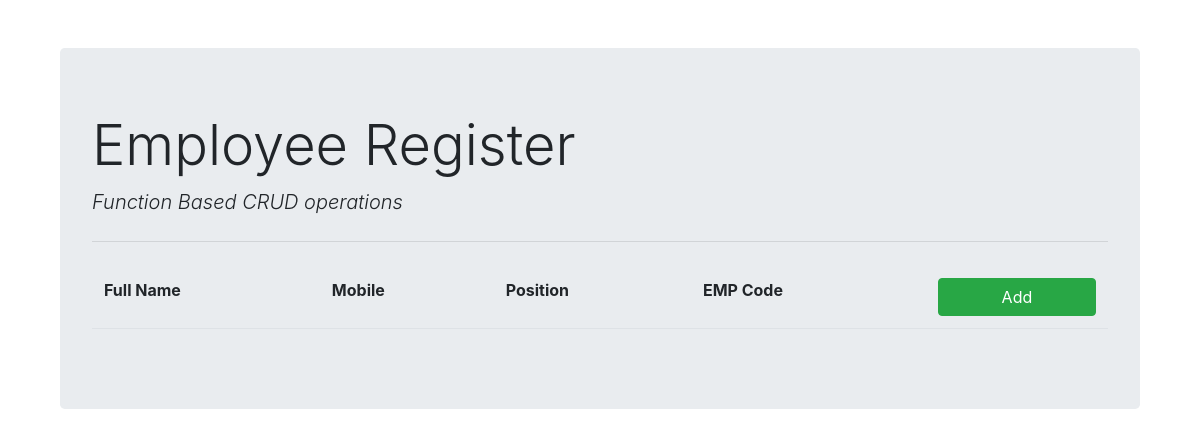
/employee/, run on an earlier commit of the app's database.
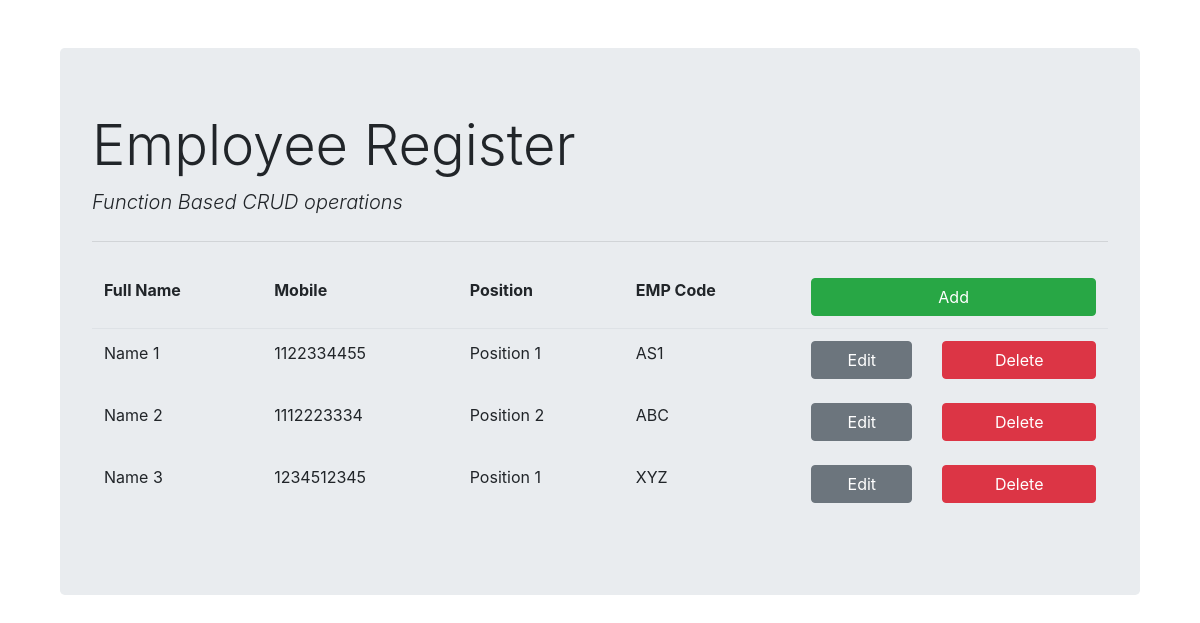
And on a later commit of the database.
### employee_crud/models.py (models this page shows, shortened)
class Employee(models.Model):
    fullname = models.CharField(max_length=100)
    emp_code = models.CharField(max_length=3)
    mobile = models.CharField(max_length=15)
    position = models.ForeignKey(Position, on_delete=models.CASCADE)

class Position(models.Model):
    title = models.CharField(max_length=50)
    def __str__(self):
        return self.title

### employee_crud/views.py (the view)
# urls.py: path('', employee_list_view, name = 'employee-view'),
def employee_list_view(request):
    context = {'list' : Employee.objects.all()}
    return render(request, 'employee_list.html', context)

### employee_crud/templates/employee_list.html (shortened to what this page needs)
{% extends 'employee_base.html' %}
{% block content %}
    <table class="table table-borderless">
        <thead class="border-bottom font-weight-bold">
            <tr>
                <td>Full Name</td>
                <td>Mobile</td>
                <td>Position</td>
                <td>EMP Code</td>
                <td><a href="{% url 'employee-create' %}" class="btn btn-success btn-block">Add</a></td>
            </tr>
        </thead>
        <tbody>
            {% for employee in list %}
                <tr>
                    <td>{{employee.fullname}}</td>
                    <td>{{employee.mobile}}</td>
                    <td>{{employee.position}}</td>
                    <td>{{employee.emp_code}}</td>
                    <td>
                        <div class="row">
                            <div class="col-md 5">
                                <a href="{% url 'employee-update' employee.id %}" class="btn btn-secondary btn-block">Edit</a>
                            </div>
                            <div class="col-md-7">
                                <a href="{% url 'employee-delete' employee.id %}" class="btn btn-danger btn-block">Delete</a>
                            </div>
                        </div>
                    </td>
                </tr>
            {% endfor %}
        </tbody>
    </table>
{% endblock %}

### employee_crud/templates/employee_base.html (shortened to what this page needs)
{% load static %}
<!DOCTYPE html>
<html lang="en">
<head>
    <link rel="stylesheet" href="https://cdnjs.cloudflare.com/ajax/libs/font-awesome/5.13.1/css/all.min.css">
    <link rel="stylesheet" href="https://stackpath.bootstrapcdn.com/bootstrap/4.5.0/css/bootstrap.min.css"
>
</head>
<body>
    <div class="container">
        <div class="col-md-12 mt-5">
            <div class="jumbotron">
                <h1 class="display-4">Employee Register</h1>
                <p class="lead font-italic">Function Based CRUD operations</p>
                <hr class="my-4">
                {% block content %}
                {% endblock content %}
            </div>
        </div>
    </div>
</body>
</html>

What changed in the data, as far as the page shows it:
added Employee: fullname "Name 1", mobile "1122334455", position "Position 1", emp_code "AS1"
added Employee: fullname "Name 2", mobile "1112223334", position "Position 2", emp_code "ABC"
added Employee: fullname "Name 3", mobile "1234512345", position "Position 1", emp_code "XYZ"
